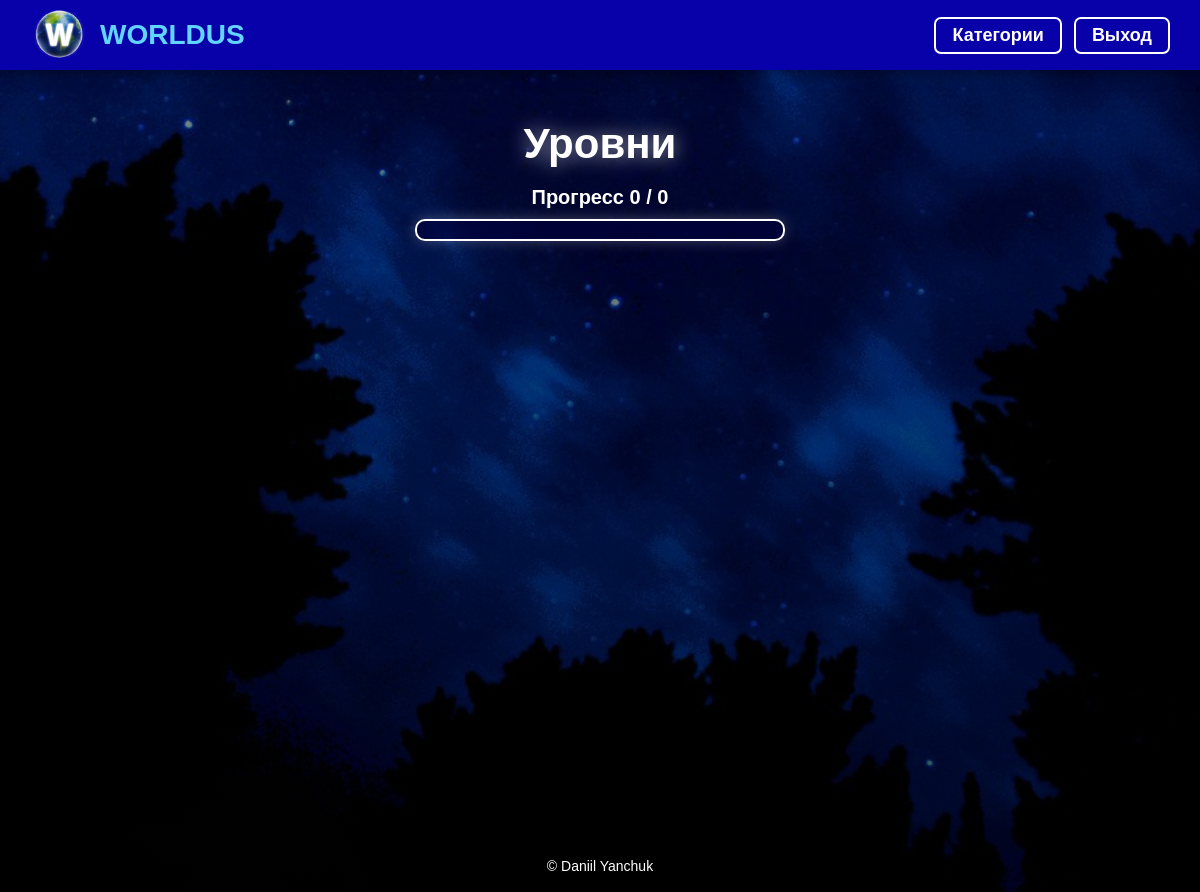
Before: /levels.php?category=3 (signed in) with the older database file.
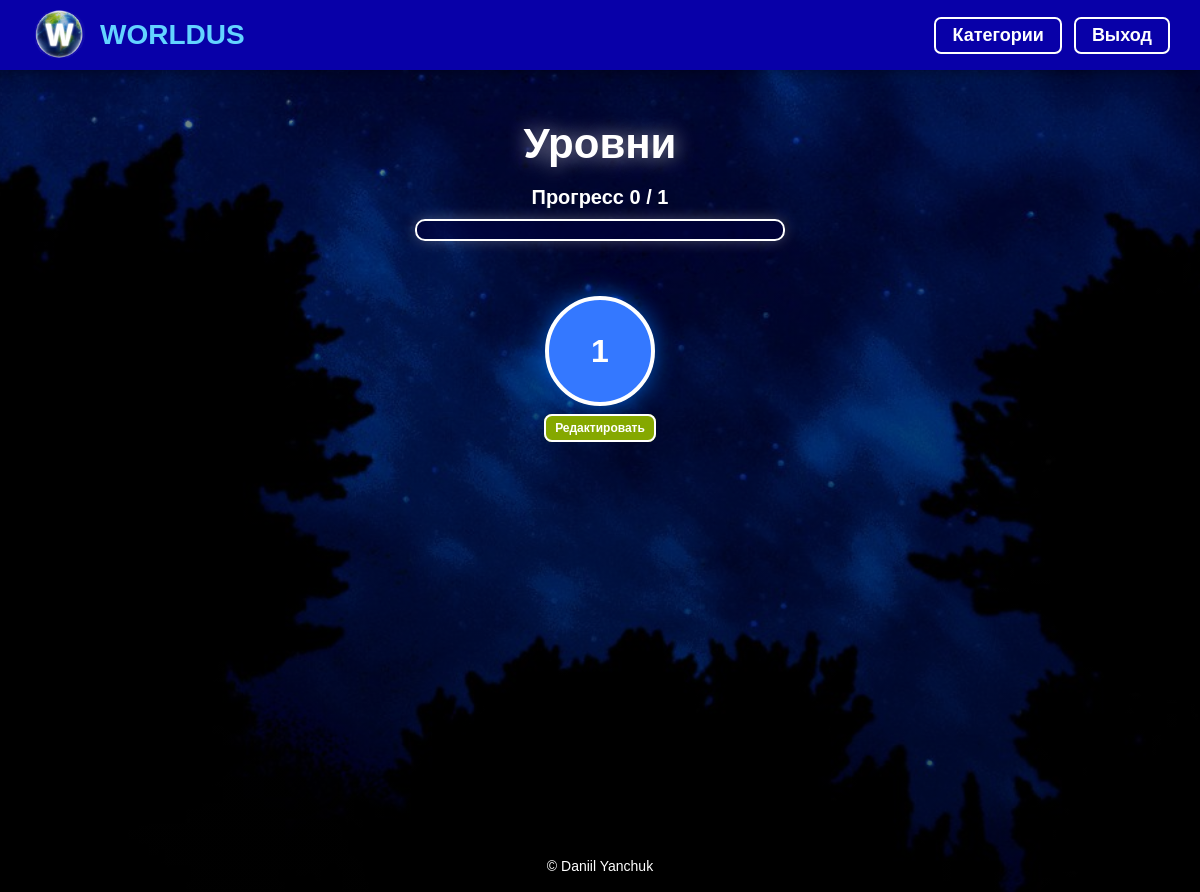
After: the same page with the newer database file.
### tables this page shows
CREATE TABLE `levels` (
  `id` int(11) NOT NULL,
  `category_id` int(11) DEFAULT NULL,
  `title` varchar(100) DEFAULT NULL,
  `level_order` int(11) DEFAULT NULL,
  `required_level` int(11) DEFAULT NULL
);

### levels.php (the view, shortened to what this page needs)
<?php
include "config/db.php";
include "includes/header.php";
$user_id = (int)$_SESSION['user_id'];
$category_id = isset($_GET['category'])
    ? (int)$_GET['category']
    : 1;
$page = isset($_GET['page'])
    ? (int)$_GET['page']
    : 1;
$levels_per_page = 5;
$offset = ($page - 1) * $levels_per_page;
$is_admin = false;
$user_role = $conn->query("
    SELECT role
    FROM users
    WHERE id = $user_id
    LIMIT 1
");
if ($user_role && $user_role->num_rows > 0) {
    $role_data = $user_role->fetch_assoc();
    $is_admin = ($role_data['role'] === 'admin');
}
$count_result = $conn->query("
    SELECT COUNT(*) AS total
    FROM levels
    WHERE category_id = $category_id
");
$total_levels = (int)$count_result->fetch_assoc()['total'];
$completed_result = $conn->query("
    SELECT COUNT(*) AS completed_count
    FROM progress
    INNER JOIN levels ON progress.level_id = levels.id
    WHERE progress.user_id = $user_id
    AND levels.category_id = $category_id
    AND progress.completed = 1
");
$completed_levels = (int)$completed_result->fetch_assoc()['completed_count'];
$result = $conn->query("
    SELECT *
    FROM levels
    WHERE category_id = $category_id
    ORDER BY level_order ASC
    LIMIT $levels_per_page OFFSET $offset
");
?>
<div class="levels-page">
<h1 class="levels-title">Уровни</h1>
<div class="levels-progress">
    <p>Прогресс <?= $completed_levels ?> / <?= $total_levels ?></p>
    <div class="levels-progress-bar">
    </div>
</div>
<div class="levels-map">
<?php while ($level = $result->fetch_assoc()) {
    $level_id = (int)$level['id'];
    $locked = false;
    $done = $conn->query("
        SELECT id
        FROM progress
        WHERE user_id = $user_id
        AND level_id = $level_id
        AND completed = 1
        LIMIT 1
    ");
    $completed = $done->num_rows > 0;
?>
<div class="level-item">
    <?php if ($locked): ?>
        <div class="level-circle locked">🔒</div>
    <?php else: ?>
        <a href="question.php?level=<?= $level_id ?>&category=<?= $category_id ?>">
            <div class="level-circle <?= $completed ? 'completed' : '' ?>">
                <?= $level['level_order'] ?>
            </div>
        </a>
    <?php endif; ?>
    <?php if ($is_admin): ?>
        <div class="admin-level-actions">
            <a href="edit_levels.php?id=<?= $level_id ?>" class="admin-small-btn edit">
                Редактировать
            </a>
        </div>
    <?php endif; ?>
</div>
<?php } ?>
</div>
</div>
<?php include "includes/footer.php"; ?>

Changed rows visible on the page:
added levels: level_order "1"
Other visible differences:
$total_levels: "0" → "1"
